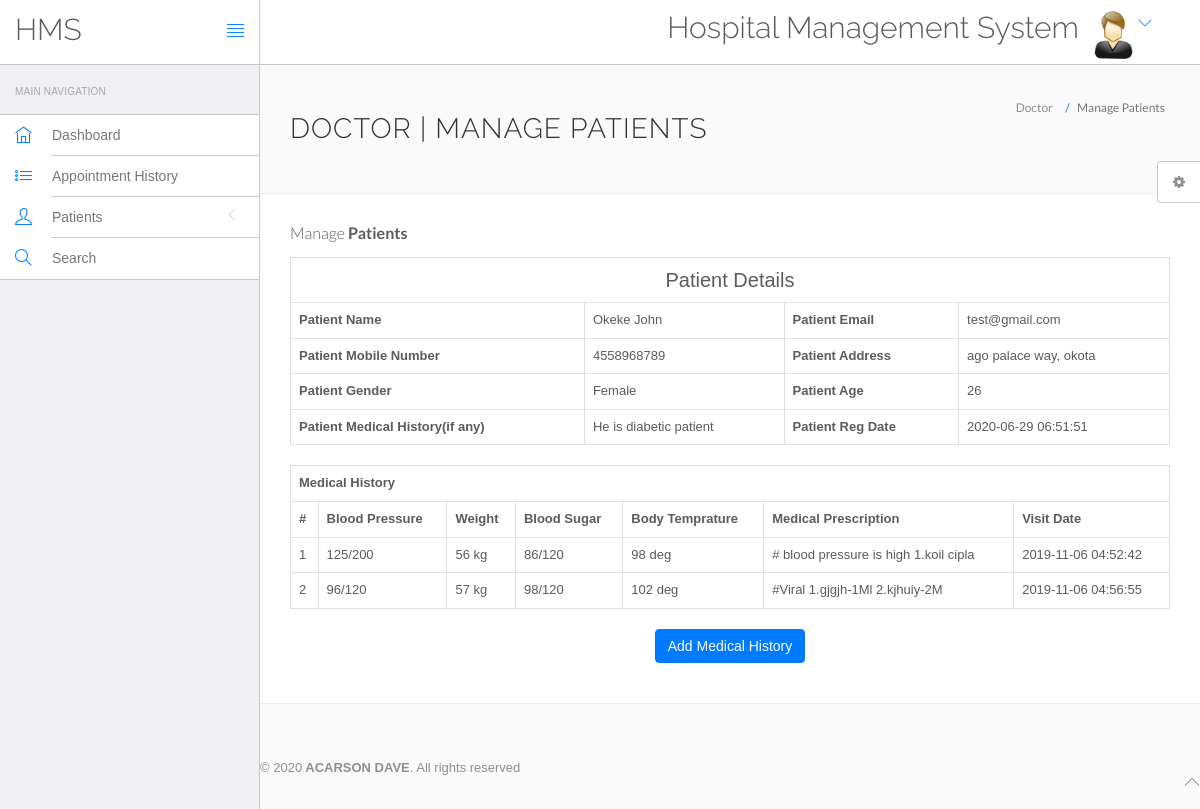
/hospital/hms/doctor/view-patient.php?viewid=1 (signed in), run on the app's committed database.
### tables this page shows
CREATE TABLE `tblpatient` (
  `ID` int(10) NOT NULL,
  `Docid` int(10) DEFAULT NULL,
  `PatientName` varchar(200) DEFAULT NULL,
  `PatientContno` bigint(10) DEFAULT NULL,
  `PatientEmail` varchar(200) DEFAULT NULL,
  `PatientGender` varchar(50) DEFAULT NULL,
  `PatientAdd` mediumtext,
  `PatientAge` int(10) DEFAULT NULL,
  `PatientMedhis` mediumtext,
  `CreationDate` timestamp NULL DEFAULT CURRENT_TIMESTAMP,
  `UpdationDate` timestamp NULL DEFAULT NULL ON UPDATE CURRENT_TIMESTAMP
);

CREATE TABLE `tblmedicalhistory` (
  `ID` int(10) NOT NULL,
  `PatientID` int(10) DEFAULT NULL,
  `BloodPressure` varchar(200) DEFAULT NULL,
  `BloodSugar` varchar(200) NOT NULL,
  `Weight` varchar(100) DEFAULT NULL,
  `Temperature` varchar(200) DEFAULT NULL,
  `MedicalPres` mediumtext,
  `CreationDate` timestamp NOT NULL DEFAULT CURRENT_TIMESTAMP ON UPDATE CURRENT_TIMESTAMP
);

### hospital/hms/doctor/view-patient.php (the view, shortened to what this page needs)
<?php
include('include/config.php');
?>
<!DOCTYPE html>
<html lang="en">
	<head>
		<link rel="stylesheet" href="vendor/bootstrap/css/bootstrap.min.css">
		<link rel="stylesheet" href="vendor/fontawesome/css/font-awesome.min.css">
		<link rel="stylesheet" href="vendor/themify-icons/themify-icons.min.css">
		<link href="vendor/animate.css/animate.min.css" rel="stylesheet" media="screen">
		<link href="vendor/perfect-scrollbar/perfect-scrollbar.min.css" rel="stylesheet" media="screen">
		<link href="vendor/switchery/switchery.min.css" rel="stylesheet" media="screen">
		<link href="vendor/bootstrap-touchspin/jquery.bootstrap-touchspin.min.css" rel="stylesheet" media="screen">
		<link href="vendor/select2/select2.min.css" rel="stylesheet" media="screen">
		<link href="vendor/bootstrap-datepicker/bootstrap-datepicker3.standalone.min.css" rel="stylesheet" media="screen">
		<link href="vendor/bootstrap-timepicker/bootstrap-timepicker.min.css" rel="stylesheet" media="screen">
		<link rel="stylesheet" href="assets/css/styles.css">
		<link rel="stylesheet" href="assets/css/plugins.css">
		<link rel="stylesheet" href="assets/css/themes/theme-1.css" id="skin_color" />
	</head>
	<body>
		<div id="app">
<?php include('include/sidebar.php');?>
<div class="app-content">
<?php include('include/header.php');?>
<div class="main-content" >
<div class="wrap-content container" id="container">
<section id="page-title">
<div class="row">
<div class="col-sm-8">
<h1 class="mainTitle">Doctor | Manage Patients</h1>
</div>
<ol class="breadcrumb">
<li>
<span>Doctor</span>
</li>
<li class="active">
<span>Manage Patients</span>
</li>
</ol>
</div>
</section>
<div class="container-fluid container-fullw bg-white">
<div class="row">
<div class="col-md-12">
<h5 class="over-title margin-bottom-15">Manage <span class="text-bold">Patients</span></h5>
<?php
                               $vid=$_GET['viewid'];
                               $ret=mysqli_query($con,"select * from tblpatient where ID='$vid'");
$cnt=1;
while ($row=mysqli_fetch_array($ret)) {
                               ?>
<table border="1" class="table table-bordered">
 <tr align="center">
<td colspan="4" style="font-size:20px;color:blue">
 Patient Details</td></tr>
    <tr>
    <th scope>Patient Name</th>
    <td><?php  echo $row['PatientName'];?></td>
    <th scope>Patient Email</th>
    <td><?php  echo $row['PatientEmail'];?></td>
  </tr>
  <tr>
    <th scope>Patient Mobile Number</th>
    <td><?php  echo $row['PatientContno'];?></td>
    <th>Patient Address</th>
    <td><?php  echo $row['PatientAdd'];?></td>
  </tr>
    <tr>
    <th>Patient Gender</th>
    <td><?php  echo $row['PatientGender'];?></td>
    <th>Patient Age</th>
    <td><?php  echo $row['PatientAge'];?></td>
  </tr>
  <tr>
    <th>Patient Medical History(if any)</th>
    <td><?php  echo $row['PatientMedhis'];?></td>
     <th>Patient Reg Date</th>
    <td><?php  echo $row['CreationDate'];?></td>
  </tr>
<?php }?>
</table>
<?php
$ret=mysqli_query($con,"select * from tblmedicalhistory  where PatientID='$vid'");
 ?>
<table id="datatable" class="table table-bordered dt-responsive nowrap" style="border-collapse: collapse; border-spacing: 0; width: 100%;">
  <tr align="center">
   <th colspan="8" >Medical History</th>
  </tr>
  <tr>
    <th>#</th>
<th>Blood Pressure</th>
<th>Weight</th>
<th>Blood Sugar</th>
<th>Body Temprature</th>
<th>Medical Prescription</th>
<th>Visit Date</th>
</tr>
<?php
while ($row=mysqli_fetch_array($ret)) {
  ?>
<tr>
  <td><?php echo $cnt;?></td>
 <td><?php  echo $row['BloodPressure'];?></td>
 <td><?php  echo $row['Weight'];?></td>
 <td><?php  echo $row['BloodSugar'];?></td>
  <td><?php  echo $row['Temperature'];?></td>
  <td><?php  echo $row['MedicalPres'];?></td>
  <td><?php  echo $row['CreationDate'];?></td>
</tr>
<?php $cnt=$cnt+1;} ?>
</table>
<p align="center">
 <button class="btn btn-primary waves-effect waves-light w-lg" data-toggle="modal" data-target="#myModal">Add Medical History</button></p>
</div>
</div>
</div>
</div>
	<?php include('include/footer.php');?>
	<?php include('include/setting.php');?>
		</div>
	</body>
</html>

### hospital/hms/doctor/assets/css/themes/theme-1.css (style rules this page uses)
body { background: #FAFAFA; }

### data on the page
tblpatient: PatientName "Okeke John", PatientEmail "test@gmail.com", PatientContno "4558968789", PatientAdd "ago palace way, okota", PatientGender "Female", PatientAge "26", PatientMedhis "He is diabetic patient", CreationDate "2020-06-29 06:51:51"
tblmedicalhistory: BloodPressure "125/200", Weight "56 kg", BloodSugar "86/120", Temperature "98 deg", MedicalPres "# blood pressure is high 1.koil cipla", CreationDate "2019-11-06 04:52:42"
tblmedicalhistory: BloodPressure "96/120", Weight "57 kg", BloodSugar "98/120", Temperature "102 deg", MedicalPres "#Viral 1.gjgjh-1Ml 2.kjhuiy-2M", CreationDate "2019-11-06 04:56:55"
